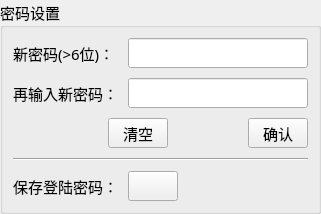
                        <widget class="QGroupBox" name="groupBox_3">
                         <property name="minimumSize">
                          <size>
                           <width>0</width>
                           <height>0</height>
                          </size>
                         </property>
                         <property name="maximumSize">
                          <size>
                           <width>16777215</width>
                           <height>16777215</height>
                          </size>
                         </property>
                         <property name="font">
                          <font>
                           <family>微软雅黑</family>
                           <pointsize>11</pointsize>
                          </font>
                         </property>
                         <property name="title">
                          <string>密码设置</string>
                         </property>
                         <layout class="QGridLayout" name="gridLayout_30">
                          <property name="leftMargin">
                           <number>10</number>
                          </property>
                          <property name="topMargin">
                           <number>10</number>
                          </property>
                          <property name="rightMargin">
                           <number>10</number>
                          </property>
                          <property name="bottomMargin">
                           <number>10</number>
                          </property>
                          <property name="spacing">
                           <number>10</number>
                          </property>
                          <item row="0" column="1">
                           <widget class="QLineEdit" name="lineEdit_newPwd">
                            <property name="minimumSize">
                             <size>
                              <width>0</width>
                              <height>30</height>
                             </size>
                            </property>
                            <property name="maximumSize">
                             <size>
                              <width>200</width>
                              <height>16777215</height>
                             </size>
                            </property>
                            <property name="font">
                             <font>
                              <family>微软雅黑</family>
                              <pointsize>11</pointsize>
                             </font>
                            </property>
                           </widget>
                          </item>
                          <item row="1" column="1">
                           <widget class="QLineEdit" name="lineEdit_sureNewPwd">
                            <property name="minimumSize">
                             <size>
                              <width>0</width>
                              <height>30</height>
                             </size>
                            </property>
                            <property name="maximumSize">
                             <size>
                              <width>200</width>
                              <height>16777215</height>
                             </size>
                            </property>
                            <property name="font">
                             <font>
                              <family>微软雅黑</family>
                              <pointsize>11</pointsize>
                             </font>
                            </property>
                           </widget>
                          </item>
                          <item row="2" column="0" colspan="2">
                           <widget class="QWidget" name="widget_10" native="true">
                            <layout class="QGridLayout" name="gridLayout_18">
                             <property name="leftMargin">
                              <number>0</number>
                             </property>
                             <property name="topMargin">
                              <number>0</number>
                             </property>
                             <property name="rightMargin">
                              <number>0</number>
                             </property>
                             <property name="bottomMargin">
                              <number>0</number>
                             </property>
                             <property name="spacing">
                              <number>0</number>
                             </property>
                             <item row="0" column="0">
                              <spacer name="horizontalSpacer_34">
                               <property name="orientation">
                                <enum>Qt::Horizontal</enum>
                               </property>
                               <property name="sizeType">
                                <enum>QSizePolicy::Expanding</enum>
                               </property>
                               <property name="sizeHint" stdset="0">
                                <size>
                                 <width>95</width>
                                 <height>20</height>
                                </size>
                               </property>
                              </spacer>
                             </item>
                             <item row="0" column="3">
                              <widget class="QPushButton" name="btn_sureNewPwd">
                               <property name="minimumSize">
                                <size>
                                 <width>60</width>
                                 <height>30</height>
                                </size>
                               </property>
                               <property name="maximumSize">
                                <size>
                                 <width>60</width>
                                 <height>30</height>
                                </size>
                               </property>
                               <property name="font">
                                <font>
                                 <family>微软雅黑</family>
                                 <pointsize>11</pointsize>
                                 <bold>false</bold>
                                </font>
                               </property>
                               <property name="focusPolicy">
                                <enum>Qt::TabFocus</enum>
                               </property>
                               <property name="text">
                                <string>确认</string>
                               </property>
                              </widget>
                             </item>
                             <item row="0" column="1">
                              <widget class="QPushButton" name="btn_newPwdClear">
                               <property name="minimumSize">
                                <size>
                                 <width>60</width>
                                 <height>30</height>
                                </size>
                               </property>
                               <property name="maximumSize">
                                <size>
                                 <width>60</width>
                                 <height>30</height>
                                </size>
                               </property>
                               <property name="font">
                                <font>
                                 <family>微软雅黑</family>
                                 <pointsize>11</pointsize>
                                 <bold>false</bold>
                                </font>
                               </property>
                               <property name="focusPolicy">
                                <enum>Qt::TabFocus</enum>
                               </property>
                               <property name="text">
                                <string>清空</string>
                               </property>
                              </widget>
                             </item>
                             <item row="0" column="2">
                              <spacer name="horizontalSpacer_40">
                               <property name="orientation">
                                <enum>Qt::Horizontal</enum>
                               </property>
                               <property name="sizeType">
                                <enum>QSizePolicy::Maximum</enum>
                               </property>
                               <property name="sizeHint" stdset="0">
                                <size>
                                 <width>80</width>
                                 <height>20</height>
                                </size>
                               </property>
                              </spacer>
                             </item>
                            </layout>
                           </widget>
                          </item>
                          <item row="3" column="0" colspan="2">
                           <widget class="Line" name="line">
                            <property name="orientation">
                             <enum>Qt::Horizontal</enum>
                            </property>
                           </widget>
                          </item>
                          <item row="4" column="0" colspan="2">
                           <widget class="QWidget" name="widget_14" native="true">
                            <layout class="QGridLayout" name="gridLayout_29">
                             <property name="leftMargin">
                              <number>0</number>
                             </property>
                             <property name="topMargin">
                              <number>0</number>
                             </property>
                             <property name="rightMargin">
                              <number>0</number>
                             </property>
                             <property name="bottomMargin">
                              <number>0</number>
                             </property>
                             <property name="horizontalSpacing">
                              <number>10</number>
                             </property>
                             <property name="verticalSpacing">
                              <number>0</number>
                             </property>
                             <item row="0" column="1">
                              <widget class="QPushButton" name="btn_remainLoginPwd">
                               <property name="minimumSize">
                                <size>
                                 <width>50</width>
                                 <height>30</height>
                                </size>
                               </property>
                               <property name="maximumSize">
                                <size>
                                 <width>50</width>
                                 <height>30</height>
                                </size>
                               </property>
                               <property name="font">
                                <font>
                                 <family>微软雅黑</family>
                                 <pointsize>11</pointsize>
                                 <bold>false</bold>
                                </font>
                               </property>
                               <property name="focusPolicy">
                                <enum>Qt::TabFocus</enum>
                               </property>
                               <property name="text">
                                <string/>
                               </property>
                               <property name="icon">
                                <iconset resource="res.qrc">
                                 <normaloff>:/img/switchLeft.png</normaloff>
                                 <normalon>:/img/switchRight.png</normalon>:/img/switchLeft.png</iconset>
                               </property>
                               <property name="iconSize">
                                <size>
                                 <width>60</width>
                                 <height>50</height>
                                </size>
                               </property>
                               <property name="checkable">
                                <bool>true</bool>
                               </property>
                              </widget>
                             </item>
                             <item row="0" column="2">
                              <spacer name="horizontalSpacer_6">
                               <property name="orientation">
                                <enum>Qt::Horizontal</enum>
                               </property>
                               <property name="sizeHint" stdset="0">
                                <size>
                                 <width>40</width>
                                 <height>20</height>
                                </size>
                               </property>
                              </spacer>
                             </item>
                             <item row="0" column="0">
                              <widget class="QLabel" name="label_25">
                               <property name="font">
                                <font>
                                 <family>微软雅黑</family>
                                 <pointsize>11</pointsize>
                                </font>
                               </property>
                               <property name="text">
                                <string>保存登陆密码：</string>
                               </property>
                              </widget>
                             </item>
                            </layout>
                           </widget>
                          </item>
                          <item row="0" column="0">
                           <widget class="QLabel" name="label_8">
                            <property name="minimumSize">
                             <size>
                              <width>0</width>
                              <height>0</height>
                             </size>
                            </property>
                            <property name="maximumSize">
                             <size>
                              <width>16777215</width>
                              <height>16777215</height>
                             </size>
                            </property>
                            <property name="font">
                             <font>
                              <family>微软雅黑</family>
                              <pointsize>11</pointsize>
                             </font>
                            </property>
                            <property name="text">
                             <string>新密码(&gt;6位)：</string>
                            </property>
                           </widget>
                          </item>
                          <item row="1" column="0">
                           <widget class="QLabel" name="label_9">
                            <property name="minimumSize">
                             <size>
                              <width>0</width>
                              <height>0</height>
                             </size>
                            </property>
                            <property name="maximumSize">
                             <size>
                              <width>16777215</width>
                              <height>16777215</height>
                             </size>
                            </property>
                            <property name="font">
                             <font>
                              <family>微软雅黑</family>
                              <pointsize>11</pointsize>
                             </font>
                            </property>
                            <property name="text">
                             <string>再输入新密码：</string>
                            </property>
                           </widget>
                          </item>
                         </layout>
                        </widget>
